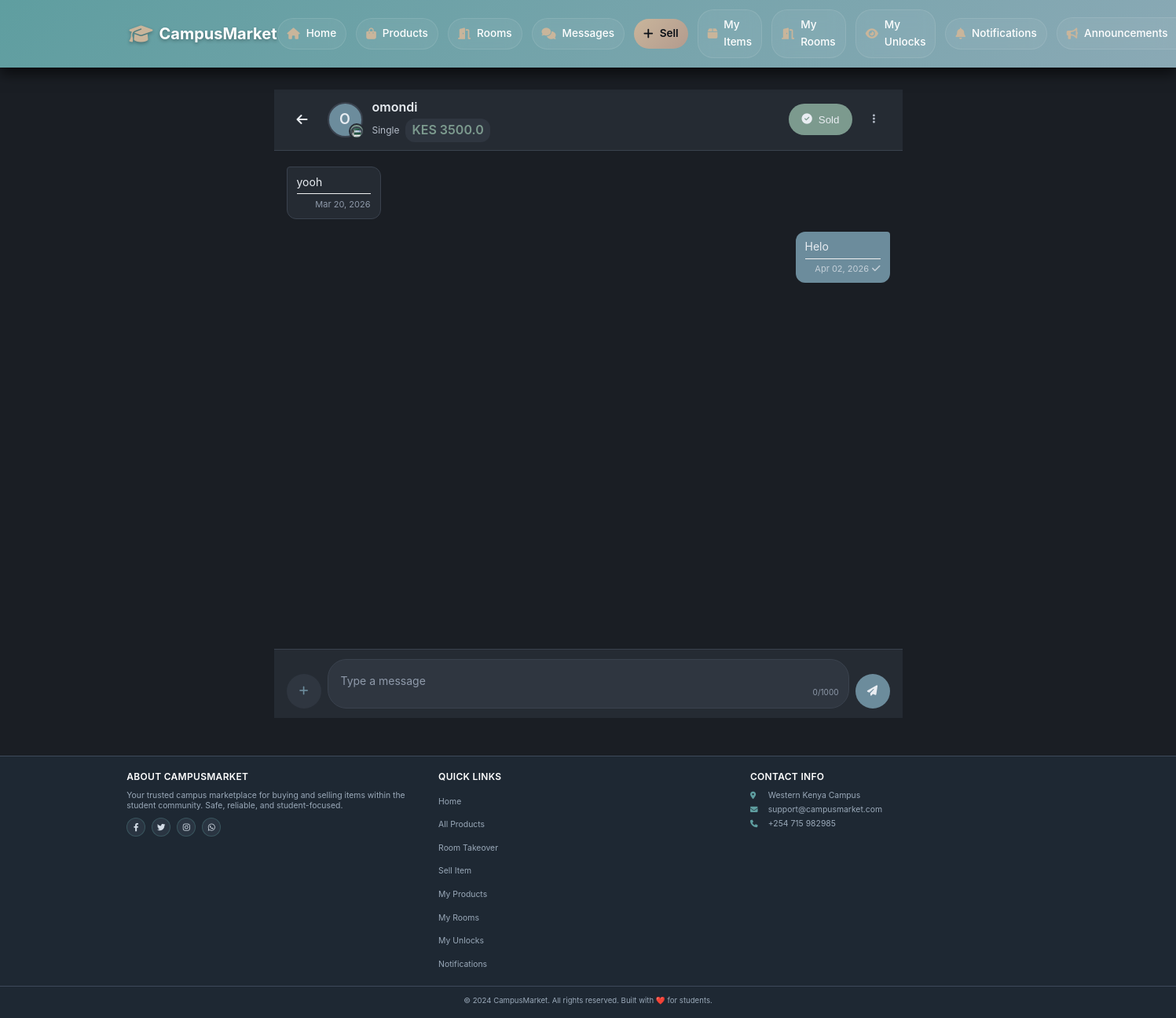
Screenshot of /chat/3 (signed in) with the database file from the repository.
### app/models.py (models this page shows, shortened)
class User(UserMixin, db.Model):
    __tablename__ = 'users'
    id = db.Column(db.Integer, primary_key=True)
    username = db.Column(db.String(80), unique=True, nullable=False)
    email = db.Column(db.String(120), unique=True, nullable=False)
    password_hash = db.Column(db.String(128))
    phone = db.Column(db.String(20))
    created_at = db.Column(db.DateTime, default=datetime.utcnow)
    google_id = db.Column(db.String(100), unique=True, nullable=True)
    profile_picture = db.Column(db.String(500), nullable=True)
    products = db.relationship('Product',
        foreign_keys='Product.seller_id',
        back_populates='seller',
        lazy=True
    )
    payments = db.relationship('Payment',
        back_populates='payment_user',
        lazy=True
    )
    phone_number = db.Column(db.String(20))
    campus_location = db.Column(db.String(100))
    hostel_name = db.Column(db.String(100))
    hostel_room = db.Column(db.String(20))
    whatsapp_number = db.Column(db.String(20))
    show_contact_details = db.Column(db.Boolean, default=True)
    contact_preference = db.Column(db.String(20), default='whatsapp')
    is_admin = db.Column(db.Boolean, default=False)
    conversations_as_buyer = db.relationship('Chat',
        foreign_keys='Chat.buyer_id',
        back_populates='buyer',
        lazy=True,
        cascade='all, delete-orphan'
    )
    conversations_as_seller = db.relationship('Chat',
        foreign_keys='Chat.seller_id',
        back_populates='seller',
        lazy=True,
        cascade='all, delete-orphan'
    )
    sent_messages = db.relationship('Message',
        foreign_keys='Message.sender_id',
        back_populates='sender',
        lazy=True,
        cascade='all, delete-orphan'
    )
    sent_offers = db.relationship('Offer',
        foreign_keys='Offer.buyer_id',
        back_populates='offer_buyer',
        lazy=True
    )
    received_offers = db.relationship('Offer',
        foreign_keys='Offer.seller_id',
        back_populates='offer_seller',
        lazy=True
    )

class ProductImage(db.Model):
    __tablename__ = 'product_images'
    id = db.Column(db.Integer, primary_key=True)
    filename = db.Column(db.String(255), nullable=False)
    filepath = db.Column(db.String(500), nullable=False)
    uploaded_at = db.Column(db.DateTime, default=datetime.utcnow)
    group_id = db.Column(db.Integer, db.ForeignKey('product_image_groups.id'))
    group = db.relationship('ProductImageGroup', back_populates='images')

class Product(db.Model):
    __tablename__ = 'products'
    id = db.Column(db.Integer, primary_key=True)
    title = db.Column(db.String(100), nullable=False)
    description = db.Column(db.Text)
    price = db.Column(db.Float, nullable=False)
    condition = db.Column(db.String(20))
    contact_info = db.Column(db.Text)
    is_fast_moving = db.Column(db.Boolean, default=False)
    is_active = db.Column(db.Boolean, default=True)
    is_sold = db.Column(db.Boolean, default=False)
    Token = db.Column(db.Float, nullable=False)
    category_id = db.Column(db.Integer, db.ForeignKey('categories.id'), nullable=False)
    seller_id = db.Column(db.Integer, db.ForeignKey('users.id'), nullable=False)
    image_group_id = db.Column(db.Integer, db.ForeignKey('product_image_groups.id'), nullable=True)
    created_at = db.Column(db.DateTime, default=datetime.utcnow)
    updated_at = db.Column(db.DateTime, default=datetime.utcnow, onupdate=datetime.utcnow)
    hostel_name = db.Column(db.String(100), nullable=False, default='')
    location = db.Column(db.String(100), nullable=False, default='')
    leave_date = db.Column(db.DateTime, nullable=False, default=datetime.utcnow)
    room_type = db.Column(db.String(20), default='single')
    deposit = db.Column(db.Float, default=0)
    commission_percentage = db.Column(db.Float, default=0)
    is_commission_listing = db.Column(db.Boolean, default=False)
    status = db.Column(db.String(20), default='available')
    agreement_user_id = db.Column(db.Integer, db.ForeignKey('users.id'), nullable=True)
    agreement_expires_at = db.Column(db.DateTime, nullable=True)
    booked_at = db.Column(db.DateTime, nullable=True)
    total_unlocks = db.Column(db.Integer, default=0)
    last_interest_update = db.Column(db.DateTime, default=datetime.utcnow)
    payments = db.relationship('Payment', back_populates='product', lazy=True, cascade="all, delete-orphan")
    chats = db.relationship('Chat', back_populates='product', lazy=True, cascade='all, delete-orphan')
    offers = db.relationship('Offer', back_populates='product', lazy=True, cascade='all, delete-orphan')
    unlocks = db.relationship(
    'ProductUnlock',
    back_populates='product',
    cascade='all, delete-orphan'
)
    notifications = db.relationship(
    'Notification',
    back_populates='product',
    cascade='all, delete-orphan'
)
    agreement_user = db.relationship('User', foreign_keys=[agreement_user_id])
    category = db.relationship('Category', back_populates='products')
    seller = db.relationship('User', foreign_keys=[seller_id], back_populates='products')
    image_group = db.relationship('ProductImageGroup', back_populates='product')
    @property
    def images(self):
        if self.image_group:
            return self.image_group.images
        return []

class Message(db.Model):
    __tablename__ = 'messages'
    id = db.Column(db.Integer, primary_key=True)
    chat_id = db.Column(db.Integer, db.ForeignKey('chats.id'), nullable=False)
    content = db.Column(db.Text, nullable=True)
    is_image = db.Column(db.Boolean, default=False)
    image_filename = db.Column(db.String(255), nullable=True)
    sender_id = db.Column(db.Integer, db.ForeignKey('users.id'), nullable=False)
    receiver_id = db.Column(db.Integer, db.ForeignKey('users.id'), nullable=False)
    is_read = db.Column(db.Boolean, default=False)
    created_at = db.Column(db.DateTime, default=datetime.utcnow)
    is_deleted = db.Column(db.Boolean, default=False)
    deleted_at = db.Column(db.DateTime, nullable=True)
    deleted_by_id = db.Column(db.Integer, db.ForeignKey('users.id'), nullable=True)
    offer_id = db.Column(db.Integer, db.ForeignKey('offers.id'), nullable=True)
    __table_args__ = (
        CheckConstraint('sender_id != receiver_id', name='different_sender_receiver'),
    )
    chat = db.relationship('Chat', back_populates='messages')
    sender = db.relationship('User', foreign_keys=[sender_id], back_populates='sent_messages')
    deleted_by = db.relationship('User', foreign_keys=[deleted_by_id], backref='deleted_messages')
    offer = db.relationship('Offer', backref='message_refs')
    @property
    def formatted_time(self):
        now = datetime.utcnow()
        diff = now - self.created_at
        if diff.days == 0:
            if diff.seconds < 60:
                return "Just now"
            elif diff.seconds < 3600:
                return f"{diff.seconds // 60}m ago"
            else:
                return f"{diff.seconds // 3600}h ago"
        elif diff.days == 1:
            return "Yesterday"
        elif diff.days < 7:
            return f"{diff.days}d ago"
        else:
            return self.created_at.strftime("%b %d, %Y")
    def get_display_content(self, user_id):
        if self.is_deleted:
            if self.deleted_by_id == user_id:
                return "[You deleted this message]"
            else:
                return "[Message deleted]"
        return self.content

### app/chat/routes.py (the view)
@chat_bp.route('/<int:chat_id>')
@login_required
def chat_room(chat_id):
    chat = Chat.query.get_or_404(chat_id)
    if chat.buyer_id != current_user.id and chat.seller_id != current_user.id:
        abort(403)
    chat.mark_messages_as_read(current_user.id)
    messages = Message.query.filter_by(chat_id=chat_id)\
        .order_by(Message.created_at.asc())\
        .all()
    other_user = chat.get_other_participant(current_user.id)
    return render_template('chat/room.html',
                         chat=chat,
                         messages=messages,
                         other_user=other_user,
                         product=chat.product)

### app/templates/chat/room.html (shortened to what this page needs)
{% extends "base.html" %}
{% block content %}
<div class="chat-container">
    <div class="chat-header">
        <div class="header-left">
            <a href="{{ url_for('chat.index') }}" class="back-button">
                <i class="fas fa-arrow-left"></i>
            </a>
            <div class="chat-info">
                <div class="chat-avatar">
                    {% if other_user.profile_picture %}
                        <img src="{{ other_user.profile_picture }}" alt="{{ other_user.username }}">
                    {% else %}
                        <div class="avatar-placeholder">
                            {{ other_user.username[0]|upper }}
                        </div>
                    {% endif %}
                    <div class="product-indicator" title="{{ product.title }}">
                        {% if product.images %}
                            <img src="{{ url_for('static', filename='uploads/' + product.images[0].filename) }}"
                                 alt="{{ product.title }}">
                        {% else %}
                            <i class="fas fa-box"></i>
                        {% endif %}
                    </div>
                </div>
                <div class="chat-details">
                    <h4>{{ other_user.username }}</h4>
                    <div class="product-info">
                        <span class="product-name">{{ product.title|truncate(25) }}</span>
                        <span class="product-price">KES {{ product.price }}</span>
                    </div>
                </div>
            </div>
        </div>
        <div class="header-actions">
            {% if current_user.id == product.seller_id and not product.is_sold %}
            <button class="action-btn sold-btn" onclick="markAsSold({{ product.id }}, {{ chat.id }})" title="Mark as sold">
                <i class="fas fa-check-circle"></i>
                <span>Sold</span>
            </button>
            {% endif %}
            <button class="action-btn" onclick="toggleMenu()" title="Menu">
                <i class="fas fa-ellipsis-v"></i>
            </button>
        </div>
    </div>
    <div class="messages-area" id="messagesContainer">
        <div class="messages-wrapper" id="messagesList">
            {% for message in messages %}
            <div class="message-row {% if message.sender_id == current_user.id %}outgoing{% else %}incoming{% endif %}"
                 id="message-row-{{ message.id }}">
                <div class="message-wrapper" id="message-{{ message.id }}">
                    {% if message.is_deleted %}
                    <div class="message deleted">
                        <div class="deleted-message">
                            <i class="fas fa-trash"></i>
                            <span>{{ message.get_display_content(current_user.id) }}</span>
                        </div>
                        <div class="message-footer">
                            <span class="time">{{ message.formatted_time }}</span>
                        </div>
                    </div>
                    {% else %}
                    <div class="message text-message">
                        <div class="message-content">{{ message.get_display_content(current_user.id) }}</div>
                        <div class="message-footer">
                            <span class="time">{{ message.formatted_time }}</span>
                            {% if message.sender_id == current_user.id %}
                            <span class="read-status">
                                <i class="fas {% if message.is_read %}fa-check-double{% else %}fa-check{% endif %}"></i>
                            </span>
                            {% endif %}
                        </div>
                    </div>
                    {% endif %}
                </div>
            </div>
            {% endfor %}
        </div>
    </div>
    {% if chat.is_active %}
    <div class="input-area">
        <form id="messageForm" class="input-form" onsubmit="sendMessage(event)">
            <button type="button" class="attach-button" id="attachBtn" onclick="document.getElementById('imageInput').click()">
                <i class="fas fa-plus"></i>
            </button>
            <div class="input-wrapper">
                <textarea
                    id="messageInput"
                    placeholder="Type a message"
                    rows="1"
                    maxlength="1000"
                    oninput="autoResize(this); updateCharCounter()"
                ></textarea>
                <span class="char-counter" id="charCounter">0/1000</span>
            </div>
            <button type="submit" class="send-button" id="sendBtn">
                <i class="fas fa-paper-plane"></i>
            </button>
        </form>
    </div>
    {% endif %}
</div>
{% endblock %}

### rows the page displays
User: username "O", username "omondi"
ProductImage: filename (picture)
Product: title "Single", price "3500.0"
Message: get_display_content "yooh", formatted_time "Mar 20, 2026"
Message: get_display_content "Helo", formatted_time "Apr 02, 2026", is_read False (drawn)
